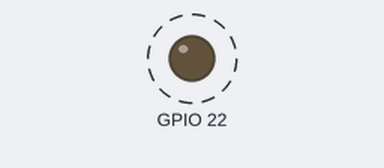
A program run on a simulated Raspberry Pi (BCM pin numbers), started with the argument 3. Parts: output pins drawn as LEDs (lit = HIGH). Dashed ring = blinking. What the program prints to the terminal is not drawn. At 0.7 s the program stops and its outputs stay as they are.

Above: at 0.06 s.
Timing chart, 0 to 2.2 s (numbered marks = the images above):
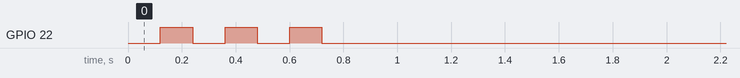

The program:

VLPstatussignal.py
```python
#!/usr/bin/env python3
"""
Send a pulse-count abort/status code from Raspberry Pi to MicroView.

Default behavior uses an active-low pulse train on a GPIO output.
Pulse count maps to an abort reason code in MicroView firmware.
"""

import os
import sys
import time

import RPi.GPIO as GPIO

PIN_STATUS = int(os.environ.get("TLSPIE_STATUS_PIN", "22"))
PULSE_WIDTH_S = float(os.environ.get("TLSPIE_STATUS_PULSE_WIDTH_S", "0.12"))
PULSE_GAP_S = float(os.environ.get("TLSPIE_STATUS_PULSE_GAP_S", "0.12"))


def main() -> int:
    if len(sys.argv) < 2:
        print("Usage: VLPstatussignal.py <code>")
        return 1

    try:
        code = int(sys.argv[1])
    except ValueError:
        print(f"Invalid code: {sys.argv[1]}")
        return 1

    if code <= 0:
        print("Code must be >= 1")
        return 1

    GPIO.setwarnings(False)
    GPIO.setmode(GPIO.BCM)
    GPIO.setup(PIN_STATUS, GPIO.OUT, initial=GPIO.HIGH)

    try:
        for _ in range(code):
            GPIO.output(PIN_STATUS, GPIO.LOW)
            time.sleep(PULSE_WIDTH_S)
            GPIO.output(PIN_STATUS, GPIO.HIGH)
            time.sleep(PULSE_GAP_S)
    finally:
        GPIO.output(PIN_STATUS, GPIO.HIGH)
        GPIO.cleanup(PIN_STATUS)

    print(f"Sent status code {code} on GPIO{PIN_STATUS}")
    return 0


if __name__ == "__main__":
    raise SystemExit(main())
```

Measured:
- by itself, GPIO 22: alternates HIGH for 0.12 s and LOW for 0.12 s, 6 changes in all, then stays LOW
